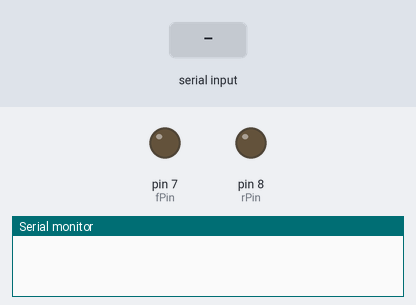
Bench run of a sketch on a simulated Arduino Uno, built with avr-gcc and run on an emulated ATmega328P. On the bench: output pins drawn as LEDs (lit = HIGH), the last lines printed to the serial monitor. The test bench sets the inputs (shaded band).

Above: at 1.2 s.
1.3 s: "0" received over Serial
At 1.62 s:
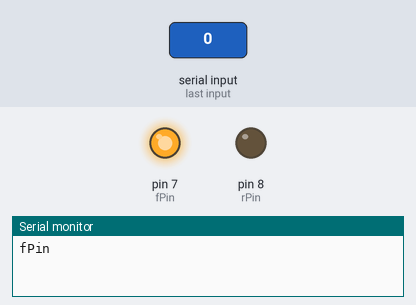
3.2 s: "1" received over Serial
At 3.37 s:
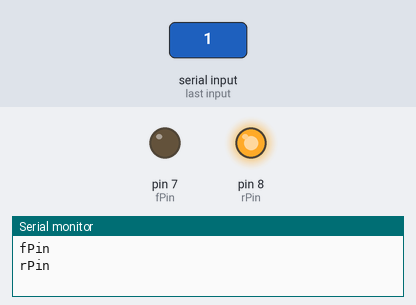
Timing chart, 0 to 6.2 s (numbered marks = the images above; inputs shaded):
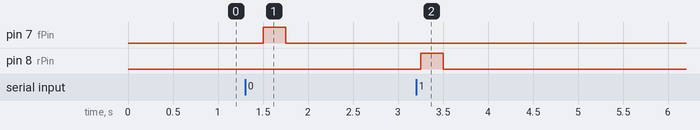

The sketch:

Turnstile.ino
```cpp
int fPin = 7;
int rPin = 8;

void setup() {
  Serial.begin(9600);
  pinMode(fPin, OUTPUT);
  pinMode(rPin, OUTPUT);
}

void loop() {
  if (Serial.available() > 0){
    switch((char)Serial.read()){
      case '0':
        Serial.println("fPin");
        digitalWrite(fPin, HIGH);
        break;
      case '1':
        Serial.println("rPin");
        digitalWrite(rPin, HIGH);
        break;
      default:
        Serial.println("-");
    }
  }
  delay(250);
  reset();
}

void reset(){
  digitalWrite(fPin, LOW);
  digitalWrite(rPin, LOW);
}
```

Measured:
- after the input at 1.3 s, pin 7 (fPin): LOW → HIGH after 0.20 s, → LOW 0.25 s later
- after the input at 3.2 s, pin 8 (rPin): LOW → HIGH after 0.05 s, → LOW 0.25 s later
